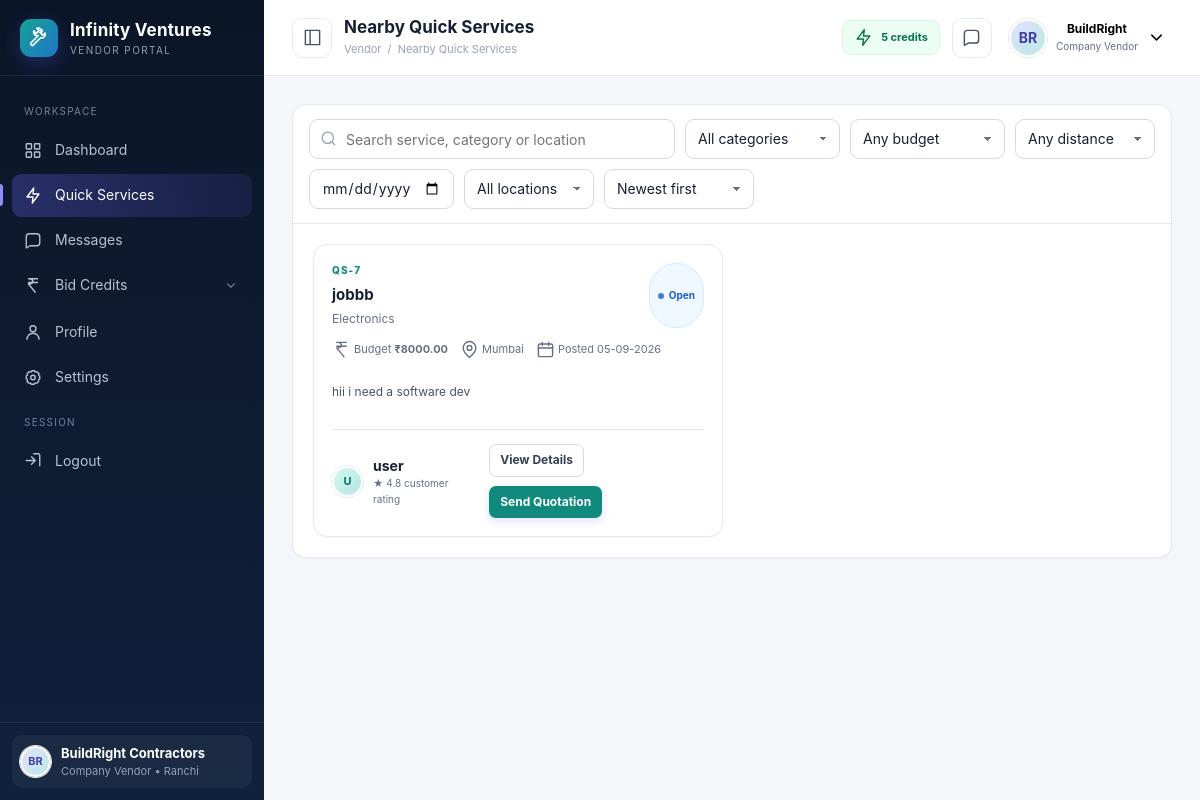
The page /vendor/quick-services/nearby.html on the database as committed earlier.
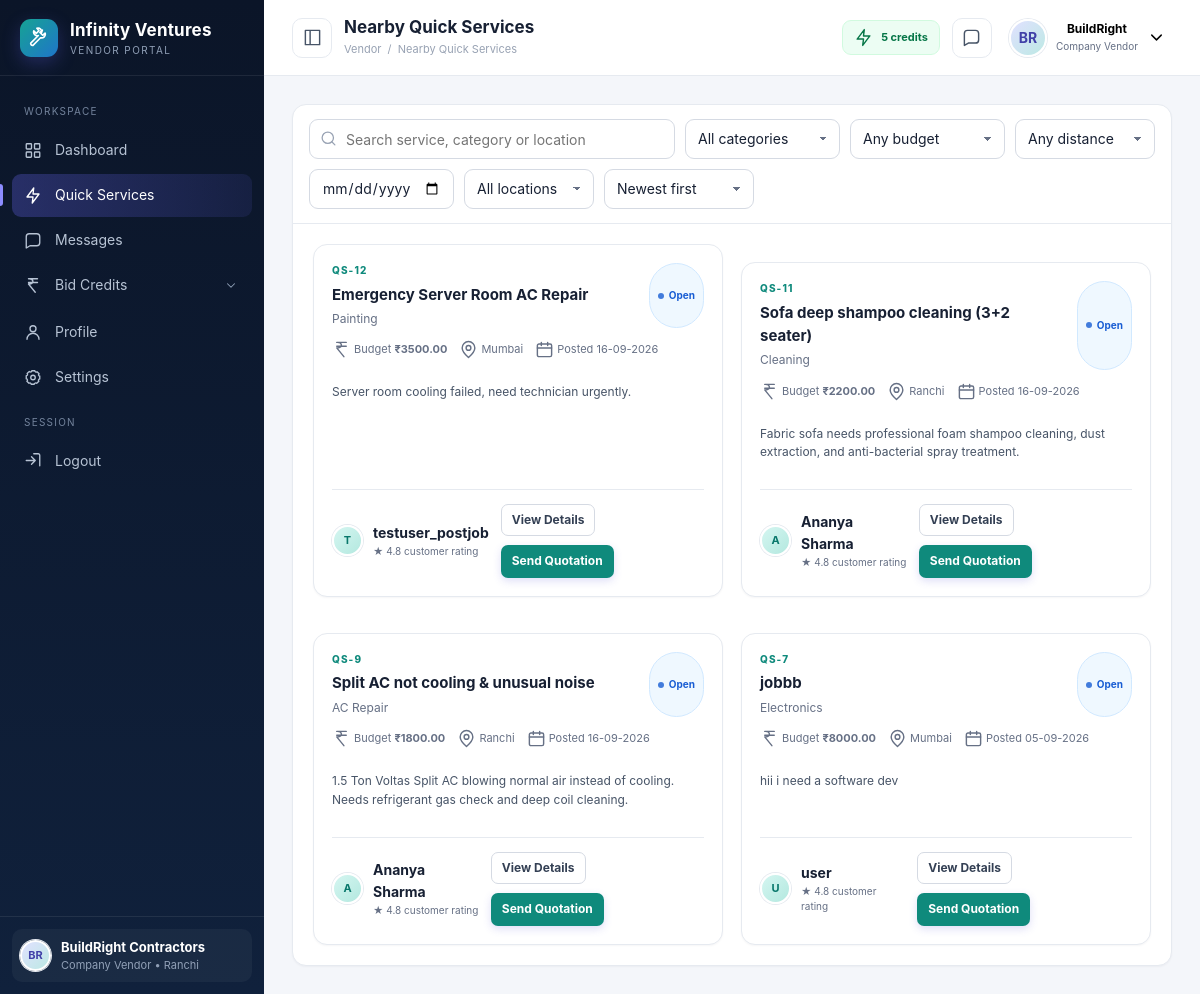
The same page on the database as committed later.
### myapp/models.py (models this page shows, shortened)
class QuickService(models.Model):
    STATUS_CHOICES = (
        ('open', 'Open'),
        ('progress', 'In Progress'),
        ('completed', 'Completed'),
        ('cancelled', 'Cancelled'),
        ('closed', 'Closed'),
        ('selected', 'Vendor Selected'),
    )
    title = models.CharField(max_length=255)
    category = models.ForeignKey('Category', on_delete=models.SET_NULL, null=True, blank=True)
    description = models.TextField(blank=True, null=True)
    required_work = models.JSONField(default=list, blank=True, null=True)
    budget = models.DecimalField(max_digits=10, decimal_places=2)
    shift_availability = models.CharField(max_length=50, blank=True, null=True)
    preferred_date = models.DateField(null=True, blank=True)
    preferred_time = models.TimeField(null=True, blank=True)
    location = models.ForeignKey('Location', on_delete=models.SET_NULL, null=True, blank=True)
    address = models.TextField(blank=True, null=True)
    additional_requirements = models.TextField(blank=True, null=True)
    contact_name = models.CharField(max_length=255, blank=True, null=True)
    contact_mobile = models.CharField(max_length=20, blank=True, null=True)
    user = models.ForeignKey(CustomUser, on_delete=models.CASCADE, related_name='quick_services')
    bids_count = models.IntegerField(default=0)
    status = models.CharField(max_length=20, choices=STATUS_CHOICES, default='open')
    created_at = models.DateTimeField(default=timezone.now)

class Category(models.Model):
    SERVICE_TYPE_CHOICES = (
        ('job', 'Job'),
        ('quick_service', 'Quick Service'),
        ('both', 'Both'),
    )
    STATUS_CHOICES = (
        ('active', 'Active'),
        ('inactive', 'Inactive'),
    )
    name = models.CharField(max_length=100)
    service_type = models.CharField(max_length=20, choices=SERVICE_TYPE_CHOICES, default='both')
    status = models.CharField(max_length=20, choices=STATUS_CHOICES, default='active')
    created_at = models.DateTimeField(default=timezone.now)

class Location(models.Model):
    STATUS_CHOICES = (
        ('active', 'Active'),
        ('inactive', 'Inactive'),
    )
    state = models.CharField(max_length=100)
    city = models.CharField(max_length=100)
    status = models.CharField(max_length=20, choices=STATUS_CHOICES, default='active')
    created_at = models.DateTimeField(default=timezone.now)

class CustomUser(AbstractUser):
    ROLE_CHOICES = (
        ('ADMIN', 'Admin'),
        ('VENDOR', 'Vendor'),
        ('USER', 'User'),
    )
    role = models.CharField(max_length=20, choices=ROLE_CHOICES, default='USER')

### myapp/views.py (the view, shortened to what this page needs)
# urls.py: re_path(r'^(?P<path>.*)$', views.dashboard_view, name='dashboard'),
def dashboard_view(request, path=''):
    if not path:
        path = 'index'
    if path.endswith('.html'):
        path = path[:-5]
    mapped_path = path
    admin_subfolders = ['users/', 'quick-services/', 'jobs/', 'bidding/', 'subscriptions/', 'payments/', 'reviews/', 'complaints/', 'reports/', 'master/']
    if any(mapped_path.startswith(folder) for folder in admin_subfolders):
        mapped_path = f'admin-dashboard/{mapped_path}'
    elif mapped_path.startswith('user/'):
        mapped_path = mapped_path.replace('user/', 'user-dashboard/', 1)
    elif mapped_path.startswith('vendor/'):
        mapped_path = mapped_path.replace('vendor/', 'infinity-vendor-dashboard/', 1)
    ext = os.path.splitext(mapped_path)[1]
    template_name = f'{mapped_path}.html'
    context = {}
    if path == 'vendor/jobs/available':
        available_jobs = Job.objects.filter(status='open').order_by('-created_at')
        context['available_jobs'] = available_jobs
    if path == 'vendor/jobs/selected-jobs':
        selected_bids = Bid.objects.filter(vendor=request.user, status='selected').select_related('job', 'quick_service').order_by('-created_at')
        context['selected_bids'] = selected_bids
    if path == 'vendor/quick-services/nearby':
        available_qs = QuickService.objects.filter(status='open').order_by('-created_at')
        context['available_qs'] = available_qs
    if path == 'vendor/quick-services/my-requests' and request.user.is_authenticated:
        my_bids = Bid.objects.filter(vendor=request.user, quick_service__isnull=False).select_related('quick_service', 'quick_service__user').order_by('-created_at')
        context['my_bids'] = my_bids
    if 'master/locations' in path:
        context['locations'] = Location.objects.all().order_by('-created_at')
        context['states'] = Location.objects.values_list('state', flat=True).distinct().order_by('state')
    if path == 'jobs/details':
        job_id_raw = request.GET.get('id')
        if job_id_raw:
            try:
                job_id = int(job_id_raw.replace('JOB-', '')) if isinstance(job_id_raw, str) and job_id_raw.startswith('JOB-') else int(job_id_raw)
                job_obj = Job.objects.select_related('user', 'category', 'location').get(id=job_id)
                context['job'] = job_obj
                try:
                    u_profile = job_obj.user.user_profile
                    mobile = u_profile.phone_number or '—'
                except Exception:
                    mobile = '—'
                context['job_customer_mobile'] = mobile
                bids = Bid.objects.filter(job=job_obj).select_related('vendor', 'vendor__vendor_profile')
                context['vendor_requests'] = bids
                selected_vendor_name = None
                for b in bids:
                    if b.status == 'selected':
                        try:
                            selected_vendor_name = b.vendor.vendor_profile.company_name or b.vendor.get_full_name() or b.vendor.username
                        except Exception:
                            selected_vendor_name = b.vendor.get_full_name() or b.vendor.username
                        break
                context['selected_vendor_name'] = selected_vendor_name
            except (ValueError, Job.DoesNotExist):
                pass
    elif 'quick-services' in path:
        from django.db.models import Count, Prefetch
        quick_services = QuickService.objects.exclude(category__service_type='job').select_related('user', 'category', 'location').annotate(vendor_requests_count=Count('bids')).prefetch_related(Prefetch('bids', queryset=Bid.objects.filter(status='selected').select_related('vendor', 'vendor__vendor_profile'), to_attr='selected_bids')).order_by('-created_at')
        qs_data = []
        for qs in quick_services:
            u = qs.user
            try:
                u_profile = u.user_profile
                mobile = u_profile.phone_number or '—'
            except Exception:
                mobile = '—'
            selected_vendor_name = '—'
            if hasattr(qs, 'selected_bids') and qs.selected_bids:
                selected_bid = qs.selected_bids[0]
                try:
                    selected_vendor_name = selected_bid.vendor.vendor_profile.company_name or selected_bid.vendor.get_full_name() or selected_bid.vendor.username
                except Exception:
                    selected_vendor_name = selected_bid.vendor.get_full_name() or selected_bid.vendor.username
            qs_data.append({
                'id': f'QS-{qs.id:04d}',
                'customer': u.get_full_name() or u.username,
                'customerMobile': mobile,
                'customerId': f'USR-{u.id:04d}',
                'avatar_class': f'av-{(u.id % 5) + 1}',
                'title': qs.title,
                'category': qs.category.name if getattr(qs, 'category', None) else 'Uncategorized',
                'location': f"{qs.location.city}, {qs.location.state}" if getattr(qs, 'location', None) else 'Unknown',
                'budget': float(qs.budget) if qs.budget else 0,
                'vendorRequests': getattr(qs, 'vendor_requests_count', 0),
                'selectedVendor': selected_vendor_name,
                'status': qs.status,
                'created': qs.created_at.strftime('%Y-%m-%d') if qs.created_at else 'Unknown'
            })
        context['quick_services_json'] = json.dumps(qs_data)
        context['quick_services_list'] = qs_data
        active_statuses = {'open', 'active', 'progress', 'selected'}
        closed_statuses = {'completed', 'cancelled', 'closed'}
        context['active_qs'] = [qs for qs in qs_data if qs['status'] in active_statuses]
        context['closed_qs'] = [qs for qs in qs_data if qs['status'] in closed_statuses]
    if (path in ['user/dashboard', 'user/index', 'user', 'dashboard', 'index'] or mapped_path in ['user-dashboard/dashboard', 'user-dashboard/index']) and request.user.is_authenticated and getattr(request.user, 'role', '') in ['USER', 'CUSTOMER']:
        context.update(get_user_dashboard_context(request.user))
    if 'vendor/jobs/selected-jobs' in path:
        if request.user.is_authenticated:
            context['selected_bids'] = Bid.objects.filter(vendor=request.user, status='selected').select_related('job', 'quick_service', 'job__user', 'quick_service__user').order_by('-created_at')
    if 'bid-credits' in path and request.user.is_authenticated:
        purchases = Subscription.objects.filter(vendor=request.user).order_by('-created_at')
        context['purchases'] = purchases
        context['subscriptions'] = purchases
        context['total_spent'] = purchases.filter(status='success').aggregate(Sum('amount'))['amount__sum'] or 0
    if 'users/customers' in path:
        context['customers'] = User.objects.filter(role='USER').select_related('user_profile').order_by('-date_joined')
    try:
        return render(request, template_name, context)
    except TemplateDoesNotExist:
        raise Http404(f"Template {template_name} not found")

### templates/infinity-vendor-dashboard/quick-services/nearby.html (shortened to what this page needs)
<!doctype html><html lang="en"><head><link rel="stylesheet" href="/infinity-vendor-dashboard/assets/styles.css"></head><body data-page="quick-nearby" data-title="Nearby Quick Services" data-root="../"><div class="app-shell"><div class="workspace"><main class="page">
<section class="card" data-filter-scope><div class="toolbar"><div class="search-box"><input class="input" data-search-input placeholder="Search service, category or location"></div><select class="select" style="max-width:155px" data-filter="category"><option value="all">All categories</option></select><select class="select" style="max-width:155px" data-filter="budgetband"><option value="all">Any budget</option></select><select class="select" style="max-width:140px"><option>Any distance</option></select><input class="input" type="date" style="max-width:145px"><select class="select" style="max-width:130px" data-filter="location"><option value="all">All locations</option></select><select class="select" style="max-width:150px" data-sort><option value="date:desc">Newest first</option></select></div><div class="card-body"><div class="grid grid-2" data-rows>
{% for qs in available_qs %}
<article class="card service-card" data-row data-category="{{ qs.category.name|default:'General' }}" data-budgetband="{% if qs.budget < 1500 %}under1500{% elif qs.budget > 3000 %}over3000{% else %}1500to3000{% endif %}" data-distance="5.0" data-location="{{ qs.location.city|default:'Unknown' }}" data-date="{{ qs.created_at|date:'dmY' }}" data-search="QS-{{ qs.id }} {{ qs.title }} {{ qs.category.name|default:'General' }} {{ qs.location.city|default:'' }} {{ qs.user.get_full_name }}"><div class="service-top"><div><div class="eyebrow">QS-{{ qs.id }}</div><h3>{{ qs.title }}</h3><div class="small muted">{{ qs.category.name|default:"General" }}</div></div><span class="badge badge-{{ qs.status }}">{{ qs.get_status_display }}</span></div><div class="service-meta"><span><span data-icon="rupee"></span> Budget <strong>₹{{ qs.budget }}</strong></span><span><span data-icon="map"></span> {{ qs.location.city|default:"Unknown Location" }}</span><span><span data-icon="calendar"></span> Posted {{ qs.created_at|date:"d-m-Y" }}</span></div><p class="service-description">{{ qs.description|truncatechars:120 }}</p><div class="service-footer"><div class="cell-user"><span class="avatar sm teal">{{ qs.user.get_full_name|make_list|first|upper|default:qs.user.username|make_list|first|upper }}</span><div><strong>{{ qs.user.get_full_name|default:qs.user.username }}</strong><div class="tiny muted">★ 4.8 customer rating</div></div></div><div class="actions"><a class="btn btn-secondary btn-sm" href="details.html?id={{ qs.id }}">View Details</a><a class="btn btn-primary btn-sm" href="send-quotation.html?qs_id={{ qs.id }}">Send Quotation</a></div></div></article>
{% empty %}
<p style="grid-column: 1 / -1; text-align: center; padding: 40px; color: var(--text-muted);">No quick services available nearby at the moment.</p>
{% endfor %}
</div></div></section>
</main></div></div></body></html>

Rows that differ between the two databases and show on the page:
added QuickService: id "12", title "Emergency Server Room AC Repair", category.name "Painting", status "Open", budget "3500.00", location.city "Mumbai", created_at "16-09-2026", description "Server room cooling failed, need technician urgently.", user.get_full_name|make_list "T", user.get_full_name "testuser_postjob"
added QuickService: id "11", title "Sofa deep shampoo cleaning (3+2 seater)", category.name "Cleaning", status "Open", budget "2200.00", location.city "Ranchi", created_at "16-09-2026", description "Fabric sofa needs professional foam shampoo cleaning, dust extraction, and anti-bacterial spray treatment.", user.get_full_name|make_list "A", user.get_full_name "Ananya Sharma"
added QuickService: id "9", title "Split AC not cooling & unusual noise", category.name "AC Repair", status "Open", budget "1800.00", location.city "Ranchi", created_at "16-09-2026", description "1.5 Ton Voltas Split AC blowing normal air instead of cooling. Needs refrigerant gas check and deep coil cleaning.", user.get_full_name|make_list "A", user.get_full_name "Ananya Sharma"
